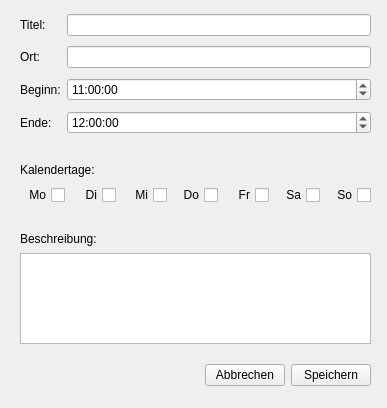
<?xml version="1.0" encoding="UTF-8"?>
<ui version="4.0">
 <class>NewQueryWindow</class>
 <widget class="QWidget" name="NewQueryWindow">
  <property name="geometry">
   <rect>
    <x>0</x>
    <y>0</y>
    <width>387</width>
    <height>408</height>
   </rect>
  </property>
  <property name="windowTitle">
   <string>Form</string>
  </property>
  <widget class="QPlainTextEdit" name="plainTextEdit">
   <property name="geometry">
    <rect>
     <x>20</x>
     <y>253</y>
     <width>351</width>
     <height>91</height>
    </rect>
   </property>
  </widget>
  <widget class="QLabel" name="lbBeschreibung">
   <property name="geometry">
    <rect>
     <x>20</x>
     <y>230</y>
     <width>351</width>
     <height>17</height>
    </rect>
   </property>
   <property name="text">
    <string>Beschreibung:</string>
   </property>
  </widget>
  <widget class="QLabel" name="lbKalendertage">
   <property name="geometry">
    <rect>
     <x>20</x>
     <y>160</y>
     <width>111</width>
     <height>20</height>
    </rect>
   </property>
   <property name="text">
    <string>Kalendertage:</string>
   </property>
  </widget>
  <widget class="QWidget" name="horizontalLayoutWidget">
   <property name="geometry">
    <rect>
     <x>20</x>
     <y>180</y>
     <width>351</width>
     <height>31</height>
    </rect>
   </property>
   <layout class="QHBoxLayout" name="horizontalLayout">
    <item>
     <widget class="QCheckBox" name="checkBox">
      <property name="layoutDirection">
       <enum>Qt::RightToLeft</enum>
      </property>
      <property name="text">
       <string>Mo</string>
      </property>
     </widget>
    </item>
    <item>
     <widget class="QCheckBox" name="checkBox_2">
      <property name="layoutDirection">
       <enum>Qt::RightToLeft</enum>
      </property>
      <property name="text">
       <string>Di</string>
      </property>
     </widget>
    </item>
    <item>
     <widget class="QCheckBox" name="checkBox_3">
      <property name="layoutDirection">
       <enum>Qt::RightToLeft</enum>
      </property>
      <property name="text">
       <string>Mi</string>
      </property>
     </widget>
    </item>
    <item>
     <widget class="QCheckBox" name="checkBox_4">
      <property name="layoutDirection">
       <enum>Qt::RightToLeft</enum>
      </property>
      <property name="text">
       <string>Do</string>
      </property>
     </widget>
    </item>
    <item>
     <widget class="QCheckBox" name="checkBox_5">
      <property name="layoutDirection">
       <enum>Qt::RightToLeft</enum>
      </property>
      <property name="text">
       <string>Fr</string>
      </property>
     </widget>
    </item>
    <item>
     <widget class="QCheckBox" name="checkBox_6">
      <property name="layoutDirection">
       <enum>Qt::RightToLeft</enum>
      </property>
      <property name="text">
       <string>Sa</string>
      </property>
     </widget>
    </item>
    <item>
     <widget class="QCheckBox" name="checkBox_7">
      <property name="layoutDirection">
       <enum>Qt::RightToLeft</enum>
      </property>
      <property name="text">
       <string>So</string>
      </property>
     </widget>
    </item>
   </layout>
  </widget>
  <widget class="QWidget" name="gridLayoutWidget">
   <property name="geometry">
    <rect>
     <x>20</x>
     <y>10</y>
     <width>351</width>
     <height>128</height>
    </rect>
   </property>
   <layout class="QGridLayout" name="gridLayout">
    <item row="0" column="0">
     <widget class="QLabel" name="lbTitel">
      <property name="text">
       <string>Titel:</string>
      </property>
     </widget>
    </item>
    <item row="1" column="0">
     <widget class="QLabel" name="lbOrt">
      <property name="text">
       <string>Ort:</string>
      </property>
     </widget>
    </item>
    <item row="1" column="1">
     <widget class="QLineEdit" name="leOrt"/>
    </item>
    <item row="0" column="1">
     <widget class="QLineEdit" name="leTitel"/>
    </item>
    <item row="2" column="0">
     <widget class="QLabel" name="lbBeginn">
      <property name="text">
       <string>Beginn:</string>
      </property>
     </widget>
    </item>
    <item row="2" column="1">
     <widget class="QTimeEdit" name="teBeginn">
      <property name="time">
       <time>
        <hour>11</hour>
        <minute>0</minute>
        <second>0</second>
       </time>
      </property>
     </widget>
    </item>
    <item row="3" column="0">
     <widget class="QLabel" name="lbEnde">
      <property name="text">
       <string>Ende:</string>
      </property>
     </widget>
    </item>
    <item row="3" column="1">
     <widget class="QTimeEdit" name="teEnde">
      <property name="time">
       <time>
        <hour>12</hour>
        <minute>0</minute>
        <second>0</second>
       </time>
      </property>
     </widget>
    </item>
   </layout>
  </widget>
  <widget class="QWidget" name="horizontalLayoutWidget_2">
   <property name="geometry">
    <rect>
     <x>20</x>
     <y>360</y>
     <width>351</width>
     <height>31</height>
    </rect>
   </property>
   <layout class="QHBoxLayout" name="horizontalLayout_2" stretch="10,0,0">
    <item>
     <widget class="QFrame" name="frame">
      <property name="frameShape">
       <enum>QFrame::NoFrame</enum>
      </property>
     </widget>
    </item>
    <item>
     <widget class="QPushButton" name="pushButton_2">
      <property name="text">
       <string>Abbrechen</string>
      </property>
     </widget>
    </item>
    <item>
     <widget class="QPushButton" name="pushButton">
      <property name="text">
       <string>Speichern</string>
      </property>
     </widget>
    </item>
   </layout>
  </widget>
 </widget>
 <tabstops>
  <tabstop>leTitel</tabstop>
  <tabstop>leOrt</tabstop>
  <tabstop>teBeginn</tabstop>
  <tabstop>teEnde</tabstop>
  <tabstop>checkBox</tabstop>
  <tabstop>checkBox_2</tabstop>
  <tabstop>checkBox_3</tabstop>
  <tabstop>checkBox_4</tabstop>
  <tabstop>checkBox_5</tabstop>
  <tabstop>checkBox_6</tabstop>
  <tabstop>checkBox_7</tabstop>
  <tabstop>plainTextEdit</tabstop>
 </tabstops>
 <resources/>
 <connections/>
</ui>
